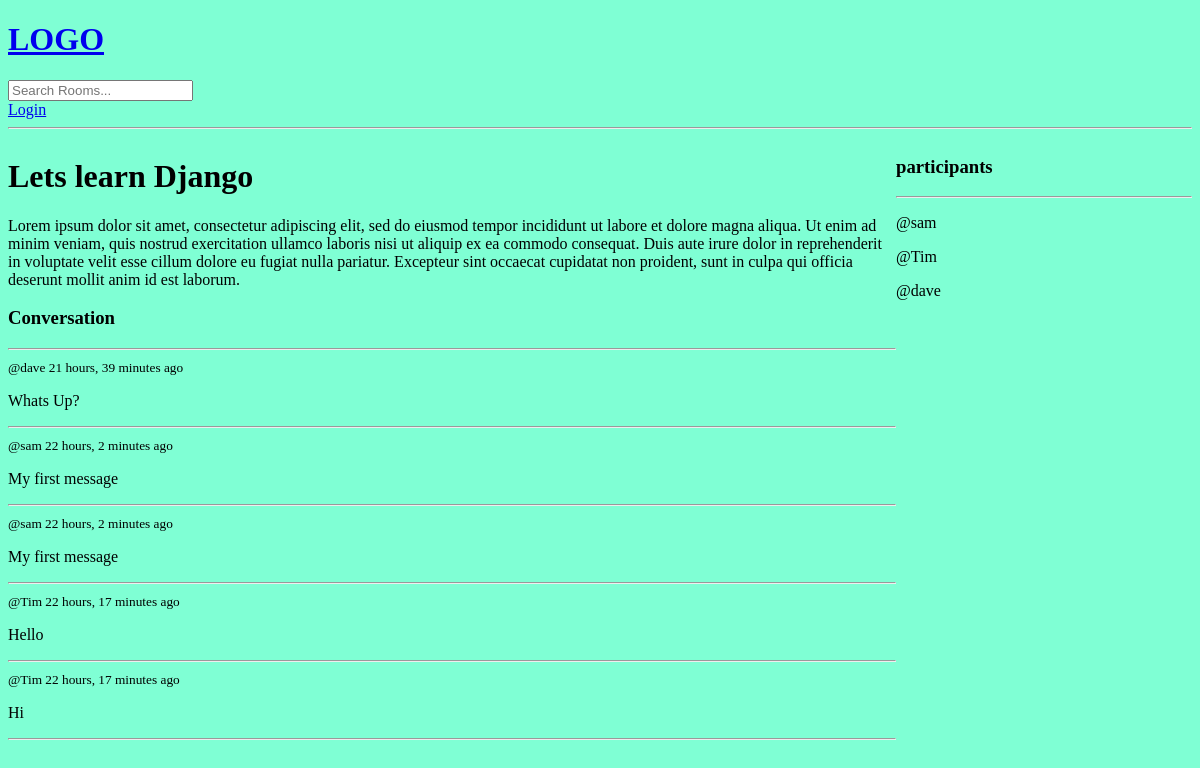
Page /room/1/ on the earlier database version.
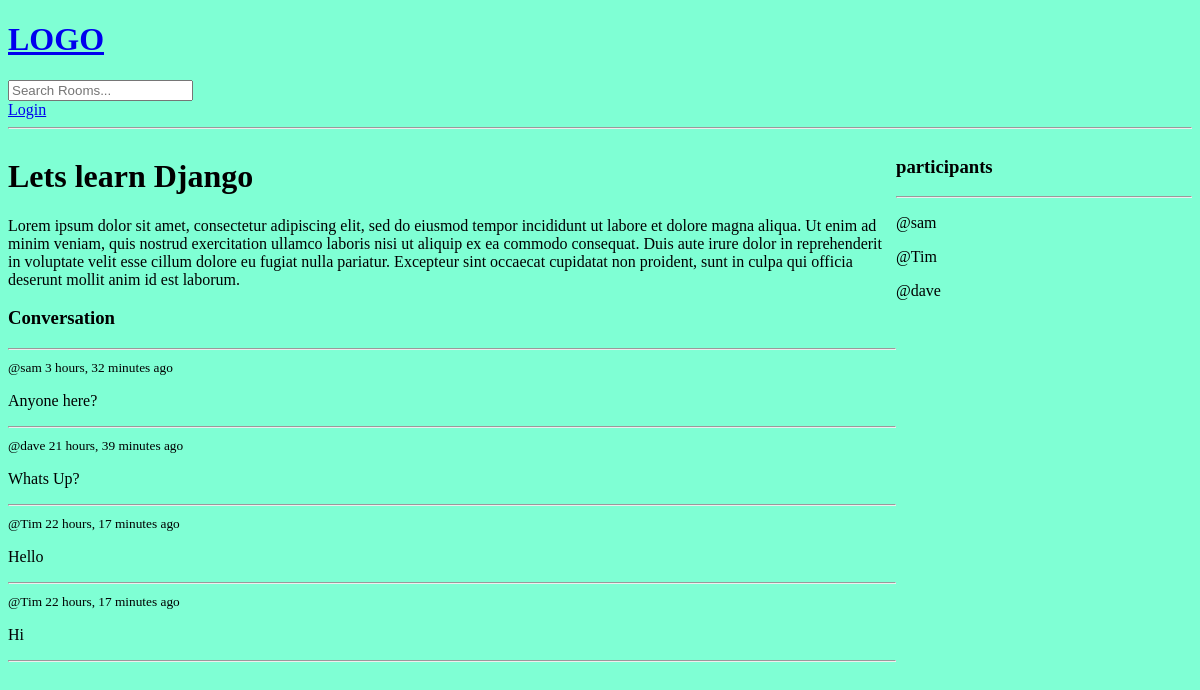
Same page on the later database version.
### base/models.py (models this page shows, shortened)
class Message(models.Model):
    user = models.ForeignKey(User, on_delete = models.CASCADE)
    room = models.ForeignKey(Room, on_delete = models.CASCADE)
    body = models.TextField()
    updated = models.DateTimeField(auto_now = True)
    created = models.DateTimeField(auto_now_add = True)
    class Meta:
        ordering = ['-updated', '-created']

### base/views.py (the view, shortened to what this page needs)
# urls.py: path('room/<str:pk>/', views.room, name = "room"),
def room(request, pk):
    room = Room.objects.get(id = pk)
    room_messages = room.message_set.all().order_by('-created')
    participants = room.participants.all()
    context = {'room' : room, 'room_messages' : room_messages, 'participants' : participants}
    return render(request, 'base/room.html', context)

### base/templates/base/room.html (shortened to what this page needs)
{% extends 'main.html' %}
{% block content %}
<div class = "room-container">
    <div>
        <h1>{{room.name}}</h1>
        <p>{{room.description}}</p>
        <div class ="comment-wrapper">
            <h3>Conversation</h3>
            <hr>
            {% for message in room_messages %}
            <div>
                <small>@{{message.user}} {{message.created|timesince}} ago</small>
                <p>{{message.body}}</p>
                <hr>
            </div>
            {% endfor %}
        </div>
    </div>
    <div>
        <h3>participants</h3>
        <hr>
        {% for user in participants %}
            <div>
                <p>@{{user.username}}</p>
            </div>
        {% endfor %}
    </div>
</div>
{% endblock content%}

Differences in the rows shown:
removed Message: user "sam", created "22 hours, 2 minutes", body "My first message"
removed Message: user "sam", created "22 hours, 2 minutes", body "My first message"
added Message: user "sam", created "3 hours, 32 minutes", body "Anyone here?"
